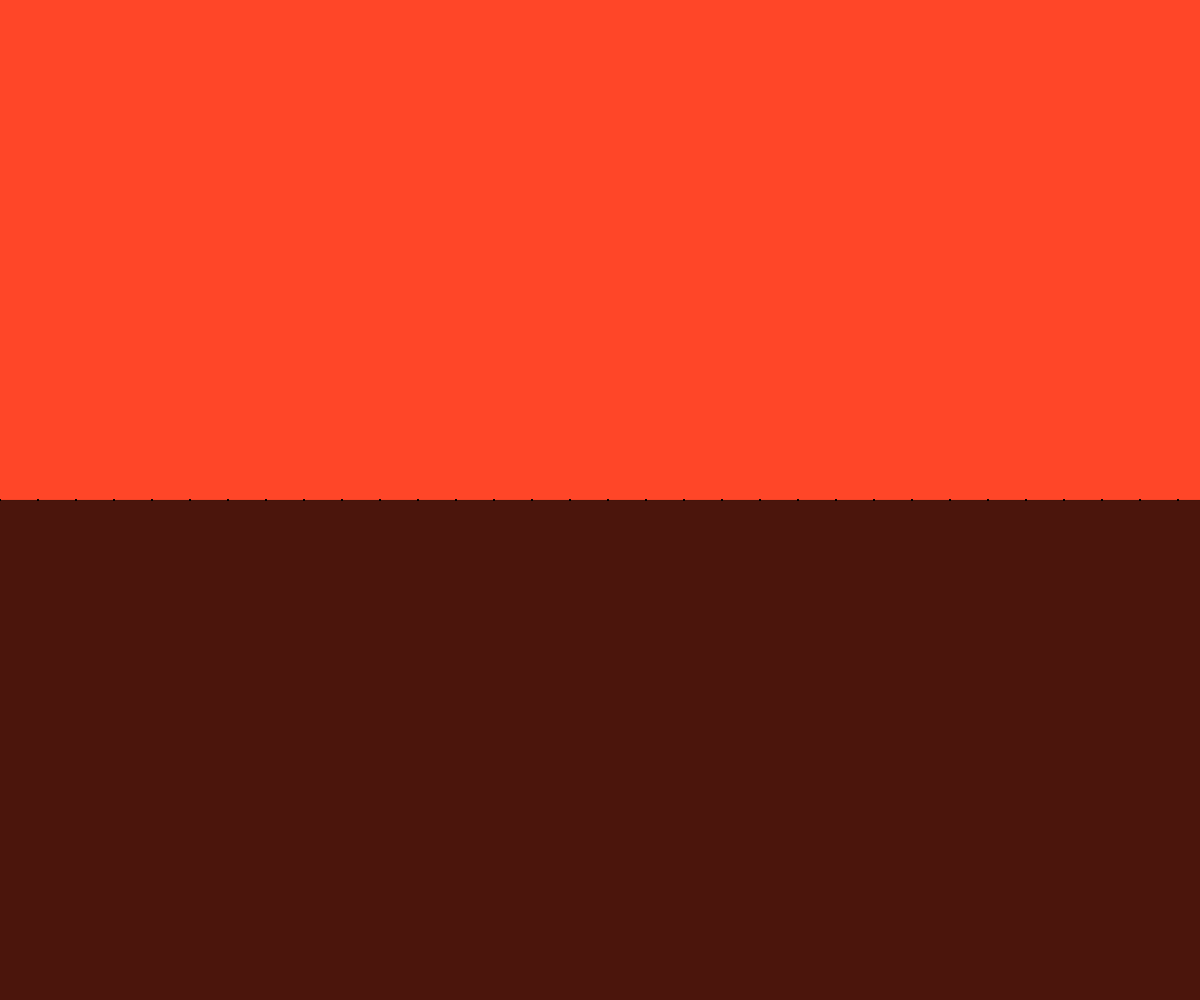
Frame 1 (no input)
Frame 60 (no input): identical to frame 1, image omitted
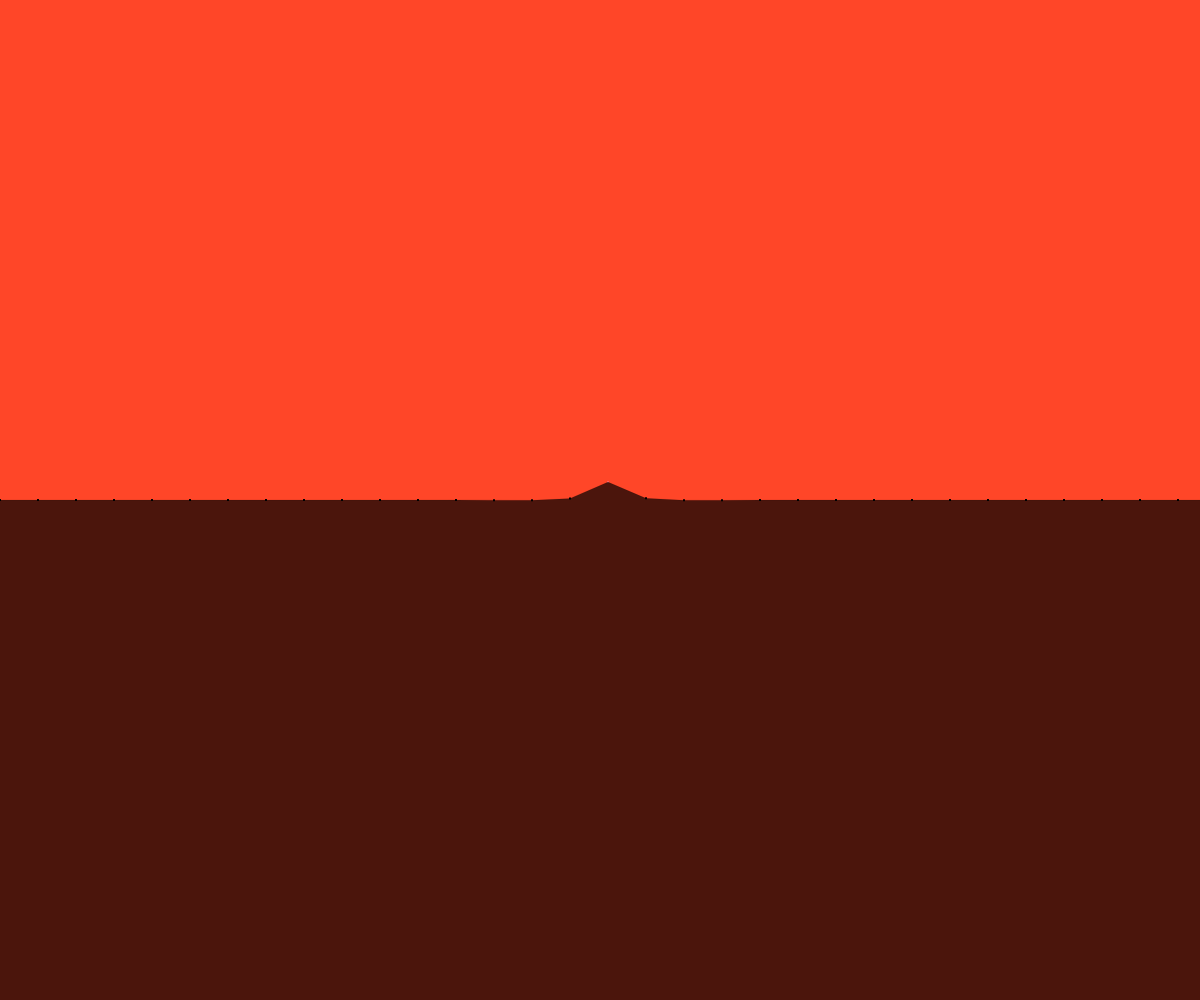
Frame 120 (the mouse pressed at the canvas centre since frame 60)

The p5.js sketch that drew these frames (run headless with seeded random() and noise() and a simulated clock; from frame 60 on, the mouse is pressed at the canvas centre):

// p5.js sketch
// ── sketch.js
// このスケッチは「境界」を表現しています。
// 中と外、外と中、それが入れ替わるような曖昧な空間。
// --- 拡張構想 ---
// 黒い領域をクリックするとファイル（球体）が生成されます。
// ファイルをドラッグして境界を越えると、境界がウニョッと反応。
// そして、越えた先でドラッグを離すと、ファイルはぼんやりと消えていく…
// idea: 2025/05/25

let nodes = []; let numNodes = 40;
//減衰（摩擦）係数
let dampingNum = 0.97;

function setup() {
  createCanvas(windowWidth, windowHeight);
  for (let i = 0; i < numNodes; i++) {
    nodes.push(new Node(0 + i * 38, height / 2));
  }
  // 隣接ノードの設定
  for (let i = 0; i < numNodes; i++) {
    let left = i > 0 ? nodes[i - 1] : null;
    let right = i < numNodes - 1 ? nodes[i + 1] : null;
    nodes[i].neighbors = [left, right];
  }
}

function draw() {
  background(255, 70, 40);
  for (let i = 0; i < nodes.length; i++) {
    nodes[i].checkHover(mouseX, mouseY);
    // 隣接ノードから影響を受ける
    for (let neighbor of nodes[i].neighbors) {
      if (neighbor) {
        nodes[i].influenceFrom(neighbor);
      }
    }
    // ドラッグ中でなければ更新
    if (!nodes[i].isActive()) nodes[i].update();

    nodes[i].display();
    if (i < nodes.length - 1) {
        // 2つのノードの間に線を引く
        stroke(0);
        strokeWeight(.1);
        noFill();
        line(nodes[i].pos.x, nodes[i].pos.y, nodes[i + 1].pos.x, nodes[i + 1].pos.y);
    }
  }
  drawBottomShape();
}

//(0,windowHeight),nodeの頂点群,(windowWidth,windowHeight)を
// 境界として画面下部を塗りつぶす関数
function drawBottomShape() {
  fill(0,0,0,180); // 境界の色
  beginShape();
  vertex(0, windowHeight);
  for (let n of nodes) {
    vertex(n.pos.x, n.pos.y);
  }
  vertex(windowWidth, windowHeight);
  endShape(CLOSE);
}

function mousePressed() {
  for (let n of nodes) n.checkPressed(mouseX, mouseY);
}

function mouseDragged() {
  for (let n of nodes) n.drag(mouseX, mouseY);
}

function mouseReleased() {
  for (let n of nodes) n.release();
}

class Node {
  // ノード（四角形）のクラス
  constructor(x, y) {
    // 初期位置（バネの原点）
    this.origin = createVector(x, y);
    // 現在位置
    this.pos = this.origin.copy();
    // 速度ベクトル
    this.vel = createVector(0, 0);
    // 加速度ベクトル
    this.acc = createVector(0, 0);
    // ドラッグ中かどうか
    this.dragging = false;
    // ホバー中かどうか
    this.hovering = false;
    // ノードの半径（当たり判定用）
    this.radius = 19;
    // 隣接ノードのリスト
    this.neighbors = [];
    // ドラッグまたはホバー状態の統一管理用プロパティ
    this.active = false;
  }

  // 外力を加える
  applyForce(force) {
    this.acc.add(force);
  }

  // 物理シミュレーションの更新
  update() {
    // 原点に戻るバネの力
    let spring = p5.Vector.sub(this.origin, this.pos).mult(0.1);
    this.applyForce(spring);

    // 速度・位置の更新
    this.vel.add(this.acc);
    this.vel.mult(dampingNum); // 減衰（摩擦）
    this.pos.add(this.vel);
    this.acc.set(0); // 加速度リセット

    this.pos.x = this.origin.x;
  }

  // ノードの描画
  display() {
    fill(this.dragging ? "#f66" : "#000"); // ドラッグ中は色を変える
    noStroke();
    rectMode(CENTER);
    rect(this.pos.x, this.pos.y, 2, 2); // 四角形で描画
  }

  // マウスがノード上で押されたか判定
  checkPressed(mx, my) {
    if (dist(mx, my, this.pos.x, this.pos.y) < this.radius) {
      this.dragging = true;
      this.active = true;
    }
  }

  // ドラッグ中の位置更新
  drag(mx, my) {
    if (this.dragging) {
      let prevPos = this.pos.copy();
      this.pos.set(this.origin.x, my);

      // ドラッグで動かした差分を力として伝える
      let delta = p5.Vector.sub(this.pos, prevPos);
      for (let neighbor of this.neighbors) {
        if (neighbor && !neighbor.dragging) {
          neighbor.applyForce(delta.copy().mult(0.01)); // 適度な強さで伝える
        }
      }
    }
  }

  // ドラッグ終了
  release() {
    if (this.dragging) {
      this.dragging = false;
      this.active = false;
    }
  }

  // 隣接ノードからの影響を受ける
  influenceFrom(neighbor) {
    if (this.active) return;
    let dir = p5.Vector.sub(neighbor.pos, this.pos); // 隣接ノードへの方向ベクトル
    let dist = dir.mag(); // 距離
    if (dist > 1) {
      dir.normalize();
      let attenuation = 10 / dist; // 距離が遠いほど弱くする
      dir.mult(2.0 * attenuation);
      this.applyForce(dir);
    }
  }

  checkHover(mx, my) {
    if (dist(mx, my, this.pos.x, this.pos.y) < this.radius) {
      this.hovering = true;
      this.active = true;
      let prevPos = this.pos.copy();
      this.pos.set(this.origin.x, my - dist(mx, my, this.pos.x, this.pos.y)); // マウスに追従

      let delta = p5.Vector.sub(this.pos, prevPos);
      for (let neighbor of this.neighbors) {
        if (neighbor && !neighbor.dragging) {
          neighbor.applyForce(delta.copy().mult(0.01));
        }
      }
    } else {
      this.hovering = false;
      this.active = false;
    }
  }

  isActive() {
    return this.dragging || this.hovering;
  }
}
